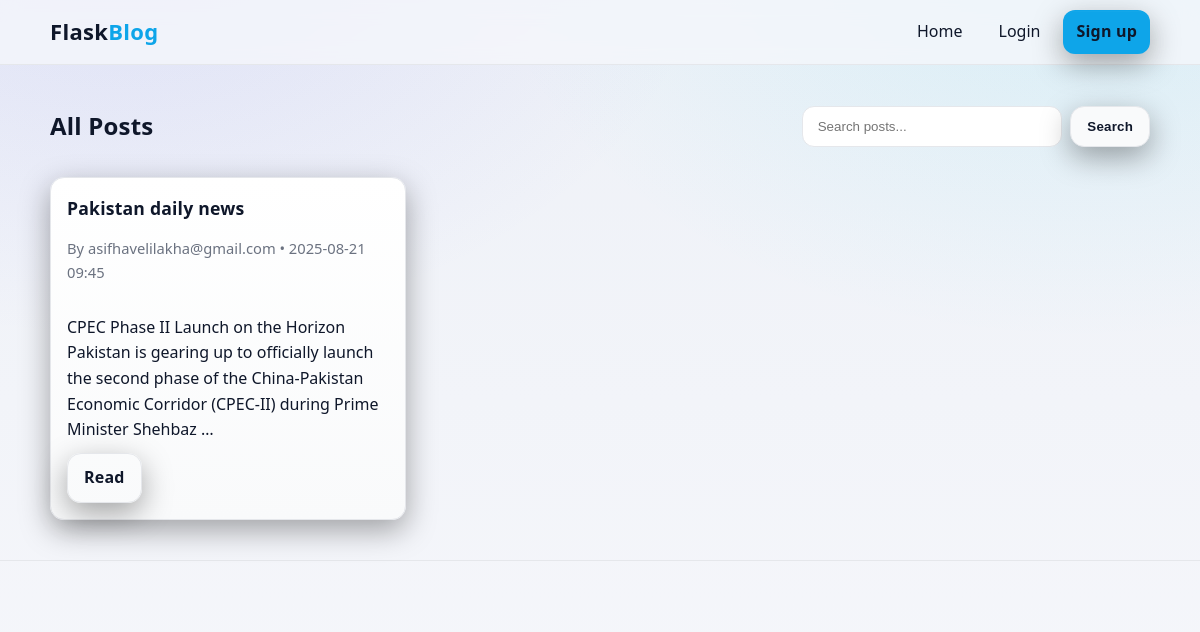
The page / on the database its author committed.
### app.py (models this page shows, shortened)
class Post(db.Model):
    id = db.Column(db.Integer, primary_key=True)
    title = db.Column(db.String(160), nullable=False)
    content = db.Column(db.Text, nullable=False)
    created_at = db.Column(db.DateTime, default=datetime.utcnow, nullable=False)
    user_id = db.Column(db.Integer, db.ForeignKey("user.id"), nullable=False)

class User(db.Model, UserMixin):
    id = db.Column(db.Integer, primary_key=True)
    username = db.Column(db.String(60), unique=True, nullable=False)
    email = db.Column(db.String(120), unique=True, nullable=False)
    password_hash = db.Column(db.String(255), nullable=False)
    posts = db.relationship("Post", backref="author", lazy=True, cascade="all,delete")

### app.py (the view)
@app.route("/")
def index():
    q = request.args.get("q", "").strip()
    query = Post.query
    if q:
        like = f"%{q}%"
        query = query.filter(
            (Post.title.ilike(like)) | (Post.content.ilike(like))
        )
    posts = query.order_by(Post.created_at.desc()).all()
    return render_template("index.html", posts=posts, q=q)

### templates/index.html (shortened to what this page needs)
{% extends "base.html" %}
{% block content %}
<section class="page-head">
  <h1>All Posts</h1>
  <form class="search" method="get">
    <input type="text" name="q" value="{{ q }}" placeholder="Search posts..." />
    <button class="btn" type="submit">Search</button>
  </form>
</section>
{% if posts %}
<div class="grid">
  {% for p in posts %}
  <article class="card">
    <header class="card-header">
      <h2 class="card-title"><a href="{{ url_for('view_post', post_id=p.id) }}">{{ p.title }}</a></h2>
      <p class="muted">By {{ p.author.username if p.author else 'Unknown' }} • {{ p.created_at.strftime('%Y-%m-%d %H:%M') }}</p>
    </header>
    <p class="card-body">{{ p.content[:180] }}{% if p.content|length > 180 %}…{% endif %}</p>
    <footer class="card-actions">
      <a class="btn btn-ghost" href="{{ url_for('view_post', post_id=p.id) }}">Read</a>
    </footer>
  </article>
  {% endfor %}
</div>
{% else %}
  <div class="empty">No posts yet.</div>
{% endif %}
{% endblock %}

### static/style.css (style rules this page uses)
:root { --bg: #0b0f19; --bg-alt: #0e1422; --surface: #121a2a; --surface-2: #172135; --text: #e6e8ee; --muted: #9aa4b2; --border: #223049; --brand: #6ee7b7; --brand-ink: #053d32; --ring: #22d3ee; --danger: #ef4444; --warning: #f59e0b; --success: #22c55e; --radius: 14px; --shadow: 0 10px 30px rgba(0, 0, 0, .35), inset 0 1px 0 rgba(255, 255, 255, .02); }
@media (prefers-color-scheme: light) { :root { --bg: #f6f7fb; --bg-alt: #eef1f7; --surface: #ffffff; --surface-2: #f9fafb; --text: #0f172a; --muted: #6b7280; --border: #e5e7eb; --brand: #0ea5e9; --brand-ink: #ffffff; --ring: #06b6d4; --danger: #dc2626; } }
* { box-sizing: border-box; }
html, body { height: 100%; }
html { scroll-behavior: smooth; }
body { margin: 0; font-family: ui-sans-serif, system-ui, -apple-system, Segoe UI, Roboto, "Helvetica Neue", Arial, "Noto Sans", "Liberation Sans"; color: var(--text); background: radial-gradient(1000px 700px at 10% -10%, rgba(99, 102, 241, .12), transparent 60%), radial-gradient(1000px 700px at 90% -10%, rgba(34, 211, 238, .12), transparent 60%), linear-gradient(180deg, var(--bg-alt), var(--bg)); line-height: 1.6; }
.btn { --_bg: var(--surface-2); --_ink: var(--text); --_bd: var(--border); appearance: none; display: inline-flex; align-items: center; justify-content: center; gap: .45rem; font-weight: 700; letter-spacing: .2px; padding: .7rem 1rem; border-radius: var(--radius); border: 1px solid var(--_bd); background: var(--_bg); color: var(--_ink); cursor: pointer; text-decoration: none; transition: transform .06s ease, filter .15s ease, box-shadow .15s ease, background .15s, border-color .15s; box-shadow: var(--shadow); }
.btn-ghost { --_bg: transparent; --_ink: var(--text); --_bd: var(--border); }
.page-head { display: flex; gap: 12px; align-items: center; justify-content: space-between; margin: 22px 0 12px; flex-wrap: wrap; }
.search { display: flex; gap: 8px; }
.search input { width: 260px; max-width: 60vw; padding: .75rem .9rem; border-radius: 12px; border: 1px solid var(--border); background: var(--surface); color: var(--text); }
.grid { display: grid; gap: 16px; grid-template-columns: repeat(auto-fill, minmax(280px, 1fr)); }
.card { background: linear-gradient(180deg, var(--surface), var(--surface-2)); border: 1px solid var(--border); border-radius: var(--radius); padding: 16px; display: flex; flex-direction: column; box-shadow: var(--shadow); }
.card-header { margin-bottom: 8px; }
.card-title { margin: 0 0 4px; font-size: 1.1rem; }
.card-title a { color: var(--text); text-decoration: none; }
.muted { color: var(--muted); font-size: .92rem; }
.card-body { margin: 8px 0 10px; }
.card-actions { display: flex; gap: 8px; align-items: center; flex-wrap: wrap; }
h1, h2, h3 { letter-spacing: .2px; }
a { color: var(--brand); }

### rows shown on the page
Post: title "Pakistan daily news", author "asifhavelilakha@gmail.com", created_at "2025-08-21 09:45", content "CPEC Phase II Launch on the Horizon Pakistan is gearing up to officially launch the second phase of the China-Pakistan Economic Corridor (CPEC-II) during Prime Minister Shehbaz"
